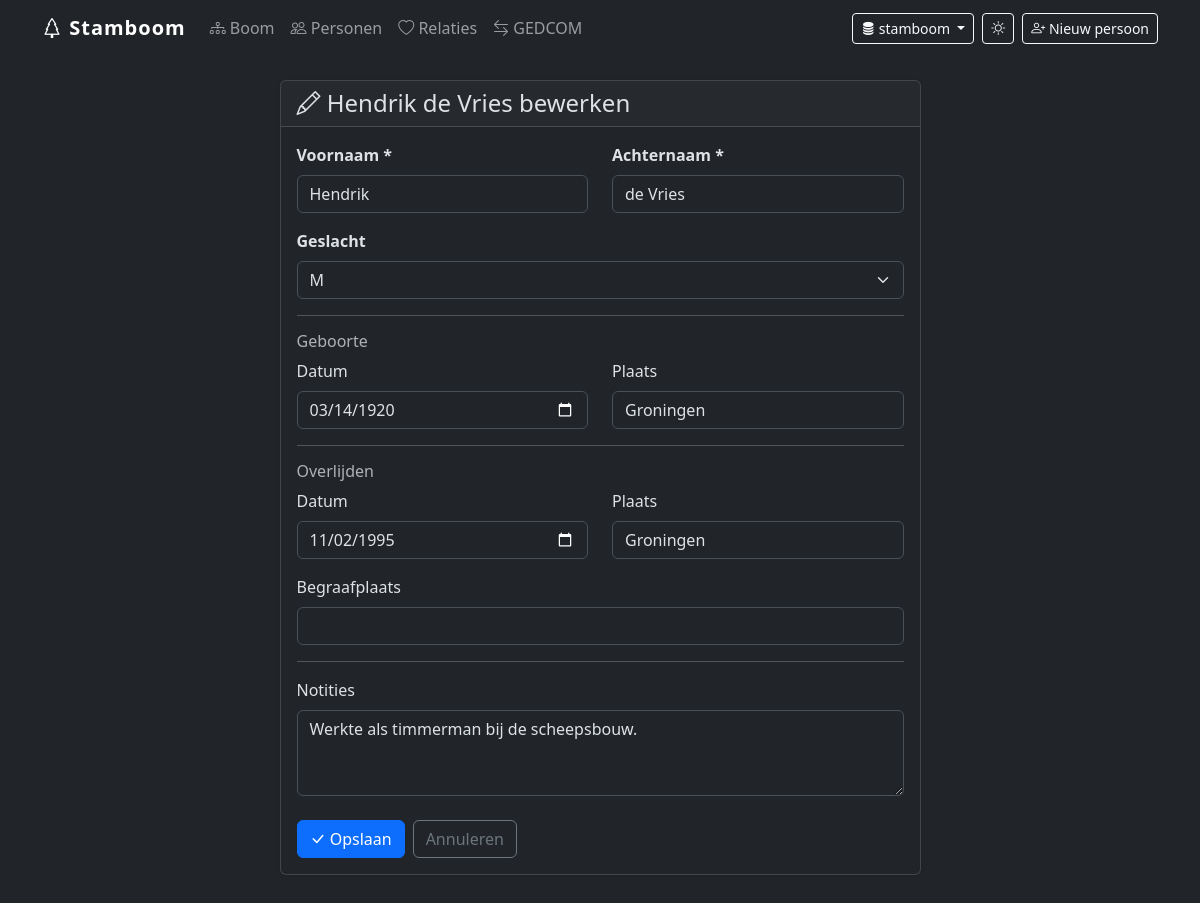
The page /personen/1/bewerken on the database its author committed.
### models.py (models this page shows, shortened)
class Persoon(Base):
    __tablename__ = "persoon"
    id: Mapped[int] = mapped_column(Integer, primary_key=True, index=True)
    voornaam: Mapped[str] = mapped_column(String(100))
    achternaam: Mapped[str] = mapped_column(String(100))
    geboorte_datum: Mapped[date | None] = mapped_column(Date, nullable=True)
    geboorte_plaats: Mapped[str | None] = mapped_column(String(200), nullable=True)
    sterf_datum: Mapped[date | None] = mapped_column(Date, nullable=True)
    sterf_plaats: Mapped[str | None] = mapped_column(String(200), nullable=True)
    begraven_locatie: Mapped[str | None] = mapped_column(String(300), nullable=True)
    geslacht: Mapped[Geslacht | None] = mapped_column(Enum(Geslacht), nullable=True)
    notities: Mapped[str | None] = mapped_column(Text, nullable=True)
    relaties_a: Mapped[list["Relatie"]] = relationship(
        "Relatie", foreign_keys="Relatie.persoon_a_id", back_populates="persoon_a"
    )
    relaties_b: Mapped[list["Relatie"]] = relationship(
        "Relatie", foreign_keys="Relatie.persoon_b_id", back_populates="persoon_b"
    )
    ouder_van: Mapped[list["Ouderschap"]] = relationship(
        "Ouderschap", foreign_keys="Ouderschap.ouder_id", back_populates="ouder"
    )
    kind_van: Mapped[list["Ouderschap"]] = relationship(
        "Ouderschap", foreign_keys="Ouderschap.kind_id", back_populates="kind"
    )
    bijlagen: Mapped[list["Bijlage"]] = relationship(
        "Bijlage", foreign_keys="Bijlage.persoon_id", back_populates="persoon"
    )

### routers/personen.py (the view)
@router.get("/{persoon_id}/bewerken", response_class=HTMLResponse)
def persoon_bewerken_form(
    request: Request, persoon_id: int, db: Session = Depends(get_db)
):
    persoon = db.get(Persoon, persoon_id)
    if not persoon:
        raise HTTPException(status_code=404, detail="Persoon niet gevonden")
    return templates.TemplateResponse(
        request, "persoon_form.html",
        {
            "persoon": persoon,
            "geslacht_opties": list(Geslacht),
        },
    )

### templates/persoon_form.html (shortened to what this page needs)
{% extends "base.html" %}
{% block content %}
<div class="row justify-content-center">
  <div class="col-lg-7">
    <div class="card">
      <div class="card-header">
        <h4 class="mb-0">
          {% if persoon %}
            <i class="bi bi-pencil"></i> {{ persoon.voornaam }} {{ persoon.achternaam }} bewerken
          {% else %}
            <i class="bi bi-person-plus"></i> Nieuw persoon toevoegen
          {% endif %}
        </h4>
      </div>
      <div class="card-body">
        <form method="post" action="{% if persoon %}/personen/{{ persoon.id }}/bewerken{% else %}/personen/nieuw{% endif %}">
          <div class="row mb-3">
            <div class="col">
              <label class="form-label fw-semibold">Voornaam *</label>
              <input type="text" class="form-control" name="voornaam" value="{{ persoon.voornaam if persoon else '' }}" required>
            </div>
            <div class="col">
              <label class="form-label fw-semibold">Achternaam *</label>
              <input type="text" class="form-control" name="achternaam" value="{{ persoon.achternaam if persoon else '' }}" required>
            </div>
          </div>
          <div class="mb-3">
            <label class="form-label fw-semibold">Geslacht</label>
            <select class="form-select" name="geslacht">
              {% for g in geslacht_opties %}
              <option value="{{ g.value }}" {% if persoon and persoon.geslacht == g %}selected{% endif %}>
                {{ g.value }}
              </option>
              {% endfor %}
            </select>
          </div>
          <hr>
          <h6 class="text-muted">Geboorte</h6>
          <div class="row mb-3">
            <div class="col">
              <label class="form-label">Datum</label>
              <input type="date" class="form-control" name="geboorte_datum"
                value="{{ persoon.geboorte_datum.isoformat() if persoon and persoon.geboorte_datum else '' }}">
            </div>
            <div class="col">
              <label class="form-label">Plaats</label>
              <input type="text" class="form-control" name="geboorte_plaats"
                value="{{ persoon.geboorte_plaats if persoon and persoon.geboorte_plaats else '' }}">
            </div>
          </div>
          <hr>
          <h6 class="text-muted">Overlijden</h6>
          <div class="row mb-3">
            <div class="col">
              <label class="form-label">Datum</label>
              <input type="date" class="form-control" name="sterf_datum"
                value="{{ persoon.sterf_datum.isoformat() if persoon and persoon.sterf_datum else '' }}">
            </div>
            <div class="col">
              <label class="form-label">Plaats</label>
              <input type="text" class="form-control" name="sterf_plaats"
                value="{{ persoon.sterf_plaats if persoon and persoon.sterf_plaats else '' }}">
            </div>
          </div>
          <div class="mb-3">
            <label class="form-label">Begraafplaats</label>
            <input type="text" class="form-control" name="begraven_locatie"
              value="{{ persoon.begraven_locatie if persoon and persoon.begraven_locatie else '' }}">
          </div>
          <hr>
          <div class="mb-4">
            <label class="form-label">Notities</label>
            <textarea class="form-control" name="notities" rows="3">{{ persoon.notities if persoon and persoon.notities else '' }}</textarea>
          </div>
          <div class="d-flex gap-2">
            <button type="submit" class="btn btn-primary">
              <i class="bi bi-check-lg"></i> Opslaan
            </button>
            <a href="{% if persoon %}/personen/{{ persoon.id }}{% else %}/personen/{% endif %}" class="btn btn-outline-secondary">
              Annuleren
            </a>
          </div>
        </form>
      </div>
    </div>
  </div>
</div>
{% endblock %}

### templates/base.html (style rules this page uses)
:root, [data-bs-theme="light"] { --tree-line: #94a3b8; --tree-text: #1f2937; --tree-text-muted: #6b7280; --tree-bg: #ffffff; --box-bg-M: #dbeafe; --box-border-M: #3b82f6; --box-bg-V: #fce7f3; --box-border-V: #ec4899; --box-bg-X: #f3f4f6; --box-border-X: #6b7280; }
[data-bs-theme="dark"] { --tree-line: #4b5563; --tree-text: #e5e7eb; --tree-text-muted: #9ca3af; --tree-bg: #1e2530; --box-bg-M: #1e3a5f; --box-border-M: #60a5fa; --box-bg-V: #4a1533; --box-border-V: #f472b6; --box-bg-X: #374151; --box-border-X: #9ca3af; }
.card { box-shadow: 0 1px 4px rgba(0,0,0,.08); }

### rows shown on the page
Persoon: voornaam "Hendrik", achternaam "de Vries", geslacht "M", geboorte_datum "03/14/1920", geboorte_plaats "Groningen", sterf_datum "11/02/1995", sterf_plaats "Groningen", notities "Werkte als timmerman bij de scheepsbouw."

### other values the page prints
{{ request.state.actief_db }} "stamboom"
